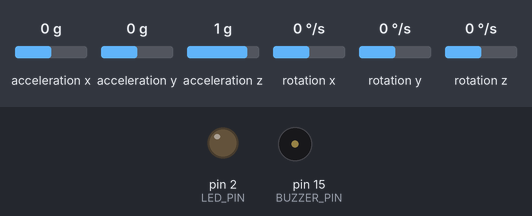
Bench run of a sketch on a simulated Arduino Uno, built with avr-gcc and run on an emulated ATmega328P. Shown: output pins drawn as LEDs (lit = HIGH), buzzer (waves = sounding, pin HIGH). The inputs (shaded band) are chosen by the test bench; at power-on: rotation z 0 °/s, acceleration x 0 g, acceleration y 0 g, acceleration z 1 g, rotation x 0 °/s, rotation y 0 °/s. What the sketch prints to the serial monitor is not drawn.

Above: at 3.5 s.
3.6 s: rotation z set to -19 °/s
6.6 s: rotation z set to -23 °/s
8.4 s: rotation z set to 10 °/s
11.4 s: rotation z set to 13 °/s
13.1 s: rotation z set to -5 °/s
16.1 s: rotation z set to -8 °/s
At 17.6 s:
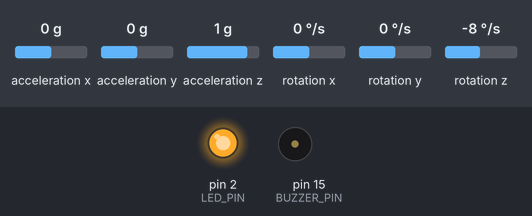
Timing chart, 0 to 19.0 s (numbered marks = the images above; inputs shaded):
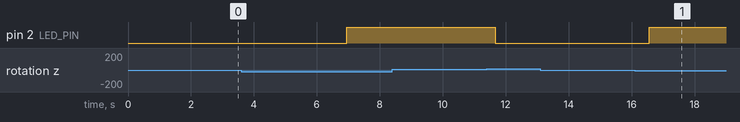

Measured:
- the behaviour switches between -6 and -7 °/s on rotation z (found by bisection; images 0 and 1)
- after the input at 16.1 s, pin 2 (LED_PIN): LOW → HIGH after 0.46 s instead of 0.74 s

The sketch:

SafeRideGyroScope.ino
```cpp
#include <Wire.h>
#include <MPU6050.h>

MPU6050 mpu;

// Buzzer pin
const int BUZZER_PIN = 15;
const int LED_PIN = 2;

float yawDeg = 0;
float gyroZOffset = 0;
unsigned long lastIMU = 0;
const float DEG2RAD = M_PI / 180.0f;

void setup() {
  // Start serial communication
  Serial.begin(115200);

  // Initialize I2C
  Wire.begin();

  // Initialize MPU6050
  mpu.initialize();

  // Calibrate Gyro Z-axis offset
  long sum = 0;
  for (int i = 0; i < 200; i++) {
    int16_t gx, gy, gz;
    mpu.getRotation(&gx, &gy, &gz);
    sum += gz;
    delay(10);
  }
  gyroZOffset = sum / 200.0f;
  lastIMU = millis();

  // Setup buzzer
  pinMode(BUZZER_PIN, OUTPUT);
  pinMode(LED_PIN, OUTPUT);
  digitalWrite(BUZZER_PIN, LOW);  // 🔊 Buzzer OFF by default

  digitalWrite(LED_PIN, LOW);

  Serial.println("MPU6050 Calibration Done ✔");

}

void loop() {
  int16_t ax, ay, az, gx, gy, gz;

  // Read raw values
  mpu.getMotion6(&ax, &ay, &az, &gx, &gy, &gz);

  // Compute delta time
  unsigned long now = millis();
  float dt = (now - lastIMU) / 1000.0f;
  lastIMU = now;

  // Update yaw (rotation around Z-axis)
  yawDeg += (gz - gyroZOffset) / 131.0f * dt;

  // Print yaw to serial monitor
  Serial.print("Yaw: ");
  Serial.print(yawDeg);
  Serial.println("°");

  // Optional: Turn buzzer ON if yaw > threshold
  if (yawDeg > 65 || yawDeg < -65) {
    digitalWrite(BUZZER_PIN, 0);  // 🔔 Turn on buzzer
    digitalWrite(LED_PIN, 1);
  } else {
    digitalWrite(BUZZER_PIN, 0);  // 🔇 Turn off buzzer
    digitalWrite(LED_PIN, LOW);
  }
}
```
